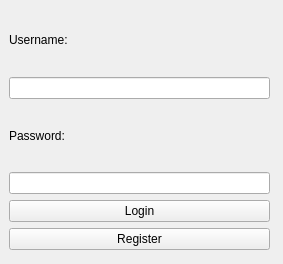
<?xml version="1.0" encoding="UTF-8"?>
<ui version="4.0">
 <class>Login</class>
 <widget class="QWidget" name="Login">
  <property name="geometry">
   <rect>
    <x>0</x>
    <y>0</y>
    <width>283</width>
    <height>264</height>
   </rect>
  </property>
  <property name="sizePolicy">
   <sizepolicy hsizetype="Preferred" vsizetype="Preferred">
    <horstretch>0</horstretch>
    <verstretch>0</verstretch>
   </sizepolicy>
  </property>
  <property name="windowTitle">
   <string>Form</string>
  </property>
  <widget class="QWidget" name="">
   <property name="geometry">
    <rect>
     <x>9</x>
     <y>9</y>
     <width>261</width>
     <height>241</height>
    </rect>
   </property>
   <layout class="QVBoxLayout" name="verticalLayout">
    <item>
     <layout class="QHBoxLayout" name="horizontalLayout_9">
      <item>
       <widget class="QLabel" name="usernameLabel">
        <property name="text">
         <string>Username:</string>
        </property>
       </widget>
      </item>
     </layout>
    </item>
    <item>
     <layout class="QHBoxLayout" name="horizontalLayout_7">
      <item>
       <widget class="QLineEdit" name="usernameField"/>
      </item>
     </layout>
    </item>
    <item>
     <layout class="QHBoxLayout" name="horizontalLayout_5">
      <item>
       <widget class="QLabel" name="label_2">
        <property name="text">
         <string>Password:</string>
        </property>
       </widget>
      </item>
     </layout>
    </item>
    <item>
     <layout class="QHBoxLayout" name="horizontalLayout_4">
      <item>
       <widget class="QLineEdit" name="passwordField"/>
      </item>
     </layout>
    </item>
    <item>
     <layout class="QHBoxLayout" name="horizontalLayout">
      <item>
       <widget class="QPushButton" name="loginButton">
        <property name="text">
         <string>Login</string>
        </property>
       </widget>
      </item>
     </layout>
    </item>
    <item>
     <layout class="QHBoxLayout" name="horizontalLayout_3">
      <item>
       <widget class="QPushButton" name="registerButton">
        <property name="text">
         <string>Register</string>
        </property>
       </widget>
      </item>
     </layout>
    </item>
   </layout>
  </widget>
 </widget>
 <resources/>
 <connections/>
</ui>
